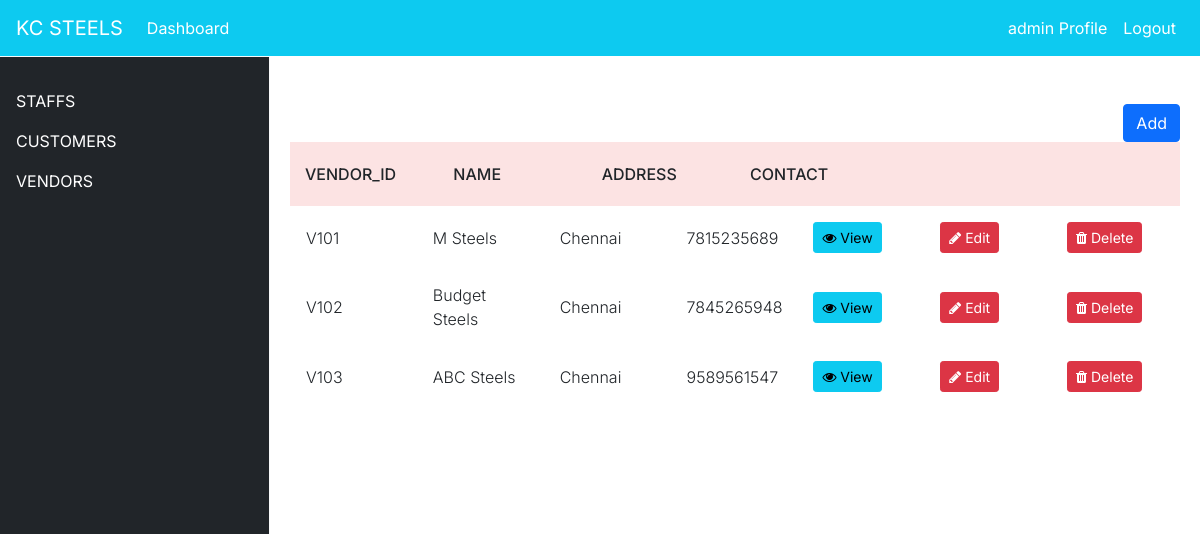
The page /vendor/ (signed in) on the database its author committed.
### dashboard/models.py (models this page shows, shortened)
class Vendor(models.Model):
    vendor_no = models.IntegerField(null=True)
    vendor_id = models.CharField(max_length=100, null=True, unique=True)
    vendor_name = models.CharField(max_length=100, null=True)
    vendor_address = models.CharField(max_length=200, null=True)
    vendor_mobile = models.CharField(max_length=15,null=True)

### dashboard/views.py (the view)
# urls.py: path('vendor/',views.vendor,name='dashboard-vendor'),
@login_required
def vendor(request):
    vendors = Vendor.objects.all()
    vendor_count = vendors.count()
    workers = User.objects.exclude(username='admin')
    workers_count = workers.count()
    customer_count = Customer.objects.all().count()
    v_id = 101 if Vendor.objects.count() == 0 else Vendor.objects.aggregate(max=Max('vendor_no'))["max"] + 1
    if request.method == 'POST':
        name = request.POST.get('vendor_name')
        address = request.POST.get('vendor_address')
        mob = request.POST.get('vendor_mobile')
        form = VendorForm(request.POST)
        if form.is_valid():
            Vendor(vendor_no=v_id,vendor_id=(f'{"V"}{v_id}'),vendor_name=name,vendor_address=address,vendor_mobile=mob).save()
    else:
        form = VendorForm()
    context = {
        'form' : form,
        'vendors': vendors,
        'vendor_count' : vendor_count,
        'workers_count': workers_count,
        'customer_count' : customer_count,
    }
    return render(request, 'dashboard/vendor.html',context)

### templates/dashboard/vendor.html (shortened to what this page needs)
{% extends 'partial/base.html' %}
{% load crispy_forms_tags %}
{% block content %}
{% if user.is_authenticated and user.is_superuser %}
{% include 'partial/topnav_wm.html'%}
<div style="margin-left:290px;margin-right:20px">
    <div class="row my-4">
        <div class="col mt-4 text-right">
          <button type="button" class="btn btn-primary" data-toggle="modal" data-target="#vAdd">
            Add
          </button>
      </div>
        <div class="col-md-12">
              <div class="tbl-header">
                <table cellpadding="0" cellspacing="0" border="0">
                  <thead>
                    <tr>
                      <th scope="col">vendor_id</th>
                      <th scope="col">Name</th>
                      <th scope="col">Address</th>
                      <th scope="col">Contact</th>
                      <th scope="col"></th>
                      <th scope="col"></th>
                    </tr>
                  </thead>
                </table>
              </div>
              <div class="tbl-content">
                <table cellpadding="0" cellspacing="0" border="0">
                  <tbody>
                    {% for vendor in vendors %}
                      <tr>
                        <td>{{ vendor.vendor_id }}</td>
                        <td>{{ vendor.vendor_name }}</td>
                        <td>{{ vendor.vendor_address }}</td>
                        <td>{{ vendor.vendor_mobile }}</td>
                        <td scope="row">
                          <a class="btn btn-info btn-sm" data-toggle="modal" data-target="#viewVe-{{ vendor.id}}">
                            <i class="fa fa-eye" aria-hidden="true"></i>
                            View
                          </a>
                        </td>
                        <td scope="row">
                          <a class="btn btn-danger btn-sm" href="{% url 'dashboard-vendor-update' vendor.id %}">
                            <i class="fa fa-pencil" aria-hidden="true"></i>
                            Edit
                          </a>
                        </td>
                        <td scope="row">
                          <a class="btn btn-danger btn-sm" href="{% url 'dashboard-vendor-delete' vendor.id %}">
                            <i class="fa fa-trash" aria-hidden="true"></i>
                            Delete
                          </a>
                        </td>
                      </tr>
                    {% endfor %}
                  </tbody>
                </table>
        </div>
    </div>
</div>
{% else %}
<h1>Error</h1>
{% endif %}
{% endblock %}

### templates/partial/nav.html (shortened to what this page needs)
<div class="mx-6">
	<nav class="navbar navbar-expand-lg navbar-info bg-info">
        {% if user.is_authenticated %}
            <a class="navbar-brand text-white"  href="#">KC STEELS</a>
            <div class="collapse navbar-collapse" id="navbarSupportedContent">
            <ul class="navbar-nav mr-auto">
                <li class="nav-item active">
                <a class="nav-link text-white" href="{% url 'dashboard-index' %}">Dashboard <span class="sr-only">(current)</span></a>
				</li>
            </ul>
			<ul class="navbar-nav ml-auto">
                <li class="nav-item active">
                <a class="nav-link text-white" data-toggle="modal" data-target="#viewP-{{ user.id}}"> {{ user.username }} Profile <span class="sr-only">(current)</span></a>
                </li>
                <li class="nav-item">
                <a class="nav-link text-white" href="{% url 'user-logout' %}">Logout</a>
                </li>
            </ul>
        {% endif %}
      </nav>
</div>

### static/style.css (style rules this page uses)
body { background-color: aliceblue; }

### static/tstyle.css (style rules this page uses)
table { width:100%; table-layout: fixed; }
.tbl-header { background-color: rgba(243, 162, 162, 0.3); }
.tbl-content { height:300px; margin-top: 0px; border: 1px solid rgba(255,255,255,0.3); }
th { padding: 20px 15px; text-align: left; font-weight: 500; text-transform: uppercase; }
td { padding: 15px; text-align: left; vertical-align:middle; font-weight: 300; border-bottom: solid 1px rgba(255,255,255,0.1); }

### static/sidebar/navstyle.css (style rules this page uses)
body, button { font-family: "Inter", sans-serif; }
:root { --offcanvas-width: 270px; --topNavbarHeight: 56px; }
@media (min-width: 992px) { body { overflow: auto !important; } }

### rows shown on the page
Vendor: vendor_id "V101", vendor_name "M Steels", vendor_address "Chennai", vendor_mobile "7815235689"
Vendor: vendor_id "V102", vendor_name "Budget Steels", vendor_address "Chennai", vendor_mobile "7845265948"
Vendor: vendor_id "V103", vendor_name "ABC Steels", vendor_address "Chennai", vendor_mobile "9589561547"

### other values the page prints
{{ user.username }} "admin"
